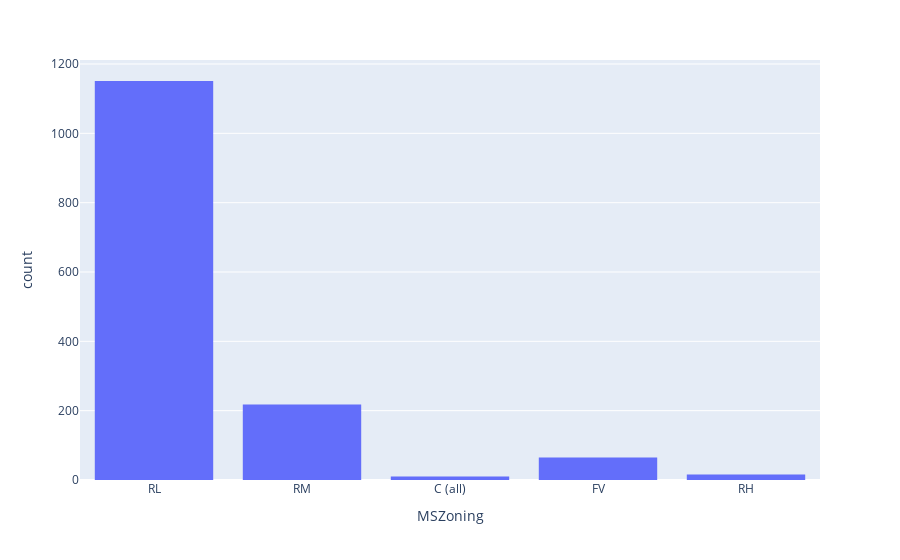
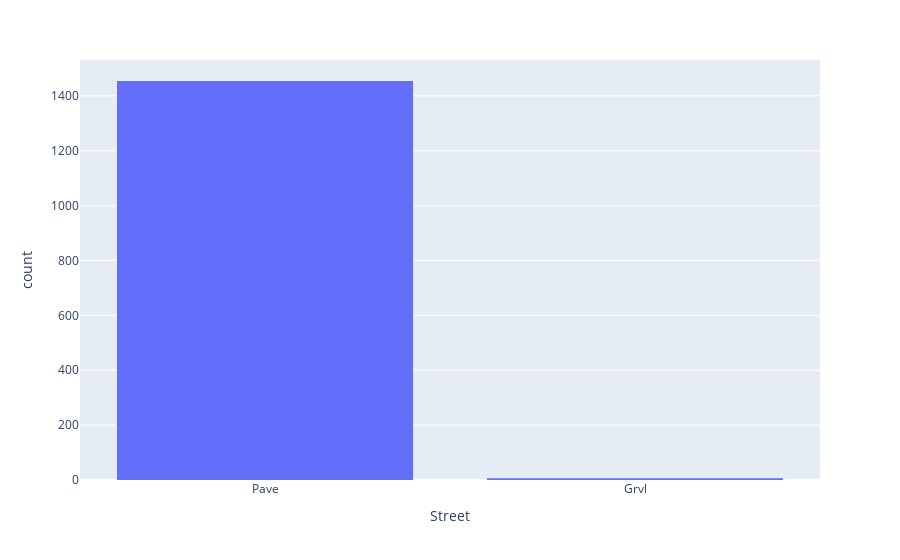
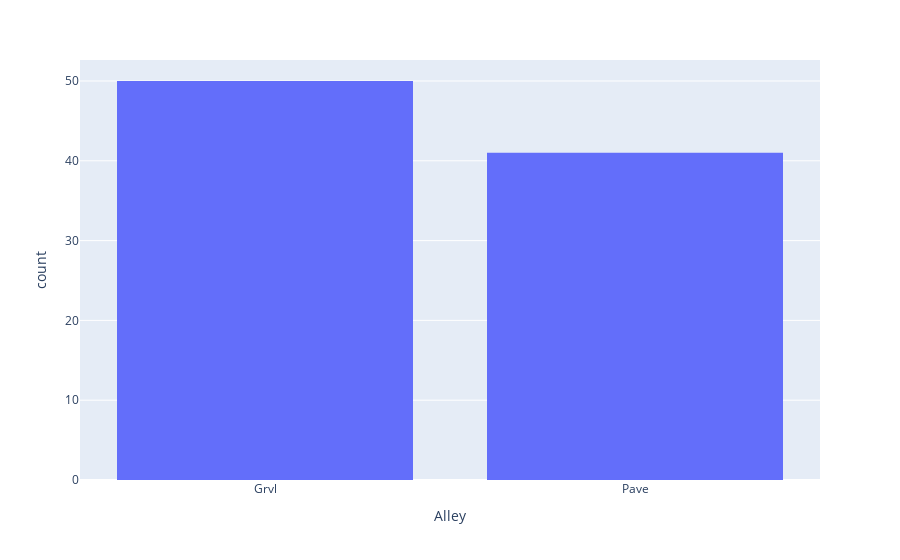
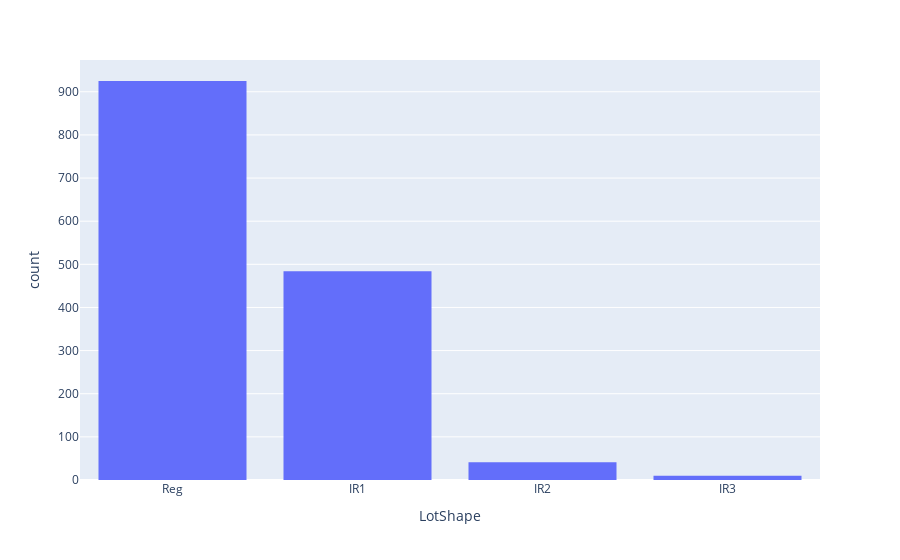

The notebook cell these images were saved under, in order:
### Code cell
for col in df_categorical.columns:
     fig = px.histogram(df_categorical, x=col)
     fig.show()

### Figure 1 — Plotly figure (JSON) as saved in the notebook; plotly's stock layout.template omitted (floating-point values rounded to 4 significant figures; data arrays with more than 128 entries replaced by an {"elided": "..."} marker saying what was removed)
{"data": [{"alignmentgroup": "True", "bingroup": "x", "hovertemplate": "MSZoning=%{x}<br>count=%{y}<extra></extra>", "legendgroup": "", "marker": {"color": "#636efa", "pattern": {"shape": ""}}, "name": "", "offsetgroup": "", "orientation": "v", "showlegend": false, "type": "histogram", "x": {"elided": "1460 str values"}, "xaxis": "x", "yaxis": "y"}], "layout": {"barmode": "relative", "legend": {"tracegroupgap": 0}, "margin": {"t": 60}, "xaxis": {"anchor": "y", "domain": [0, 1], "title": {"text": "MSZoning"}}, "yaxis": {"anchor": "x", "domain": [0, 1], "title": {"text": "count"}}}}

### Figure 2 — Plotly figure (JSON) as saved in the notebook; plotly's stock layout.template omitted (floating-point values rounded to 4 significant figures; data arrays with more than 128 entries replaced by an {"elided": "..."} marker saying what was removed)
{"data": [{"alignmentgroup": "True", "bingroup": "x", "hovertemplate": "Street=%{x}<br>count=%{y}<extra></extra>", "legendgroup": "", "marker": {"color": "#636efa", "pattern": {"shape": ""}}, "name": "", "offsetgroup": "", "orientation": "v", "showlegend": false, "type": "histogram", "x": {"elided": "1460 str values"}, "xaxis": "x", "yaxis": "y"}], "layout": {"barmode": "relative", "legend": {"tracegroupgap": 0}, "margin": {"t": 60}, "xaxis": {"anchor": "y", "domain": [0, 1], "title": {"text": "Street"}}, "yaxis": {"anchor": "x", "domain": [0, 1], "title": {"text": "count"}}}}

### Figure 3 — Plotly figure (JSON) as saved in the notebook; plotly's stock layout.template omitted (floating-point values rounded to 4 significant figures; data arrays with more than 128 entries replaced by an {"elided": "..."} marker saying what was removed)
{"data": [{"alignmentgroup": "True", "bingroup": "x", "hovertemplate": "Alley=%{x}<br>count=%{y}<extra></extra>", "legendgroup": "", "marker": {"color": "#636efa", "pattern": {"shape": ""}}, "name": "", "offsetgroup": "", "orientation": "v", "showlegend": false, "type": "histogram", "x": {"elided": "1460 str values"}, "xaxis": "x", "yaxis": "y"}], "layout": {"barmode": "relative", "legend": {"tracegroupgap": 0}, "margin": {"t": 60}, "xaxis": {"anchor": "y", "domain": [0, 1], "title": {"text": "Alley"}}, "yaxis": {"anchor": "x", "domain": [0, 1], "title": {"text": "count"}}}}

### Figure 4 — Plotly figure (JSON) as saved in the notebook; plotly's stock layout.template omitted (floating-point values rounded to 4 significant figures; data arrays with more than 128 entries replaced by an {"elided": "..."} marker saying what was removed)
{"data": [{"alignmentgroup": "True", "bingroup": "x", "hovertemplate": "LotShape=%{x}<br>count=%{y}<extra></extra>", "legendgroup": "", "marker": {"color": "#636efa", "pattern": {"shape": ""}}, "name": "", "offsetgroup": "", "orientation": "v", "showlegend": false, "type": "histogram", "x": {"elided": "1460 str values"}, "xaxis": "x", "yaxis": "y"}], "layout": {"barmode": "relative", "legend": {"tracegroupgap": 0}, "margin": {"t": 60}, "xaxis": {"anchor": "y", "domain": [0, 1], "title": {"text": "LotShape"}}, "yaxis": {"anchor": "x", "domain": [0, 1], "title": {"text": "count"}}}}
